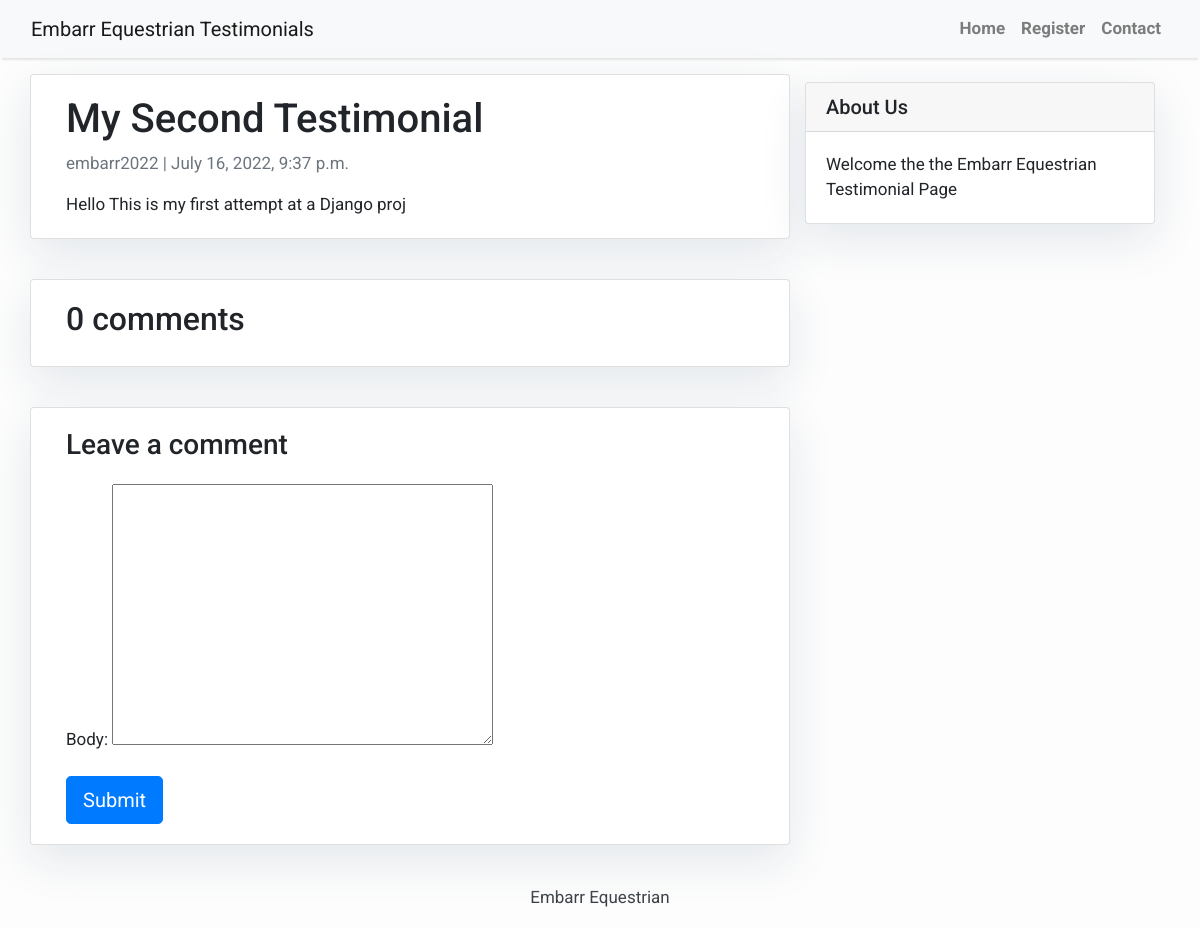
/my-second-testimonial/, run on an earlier commit of the app's database.
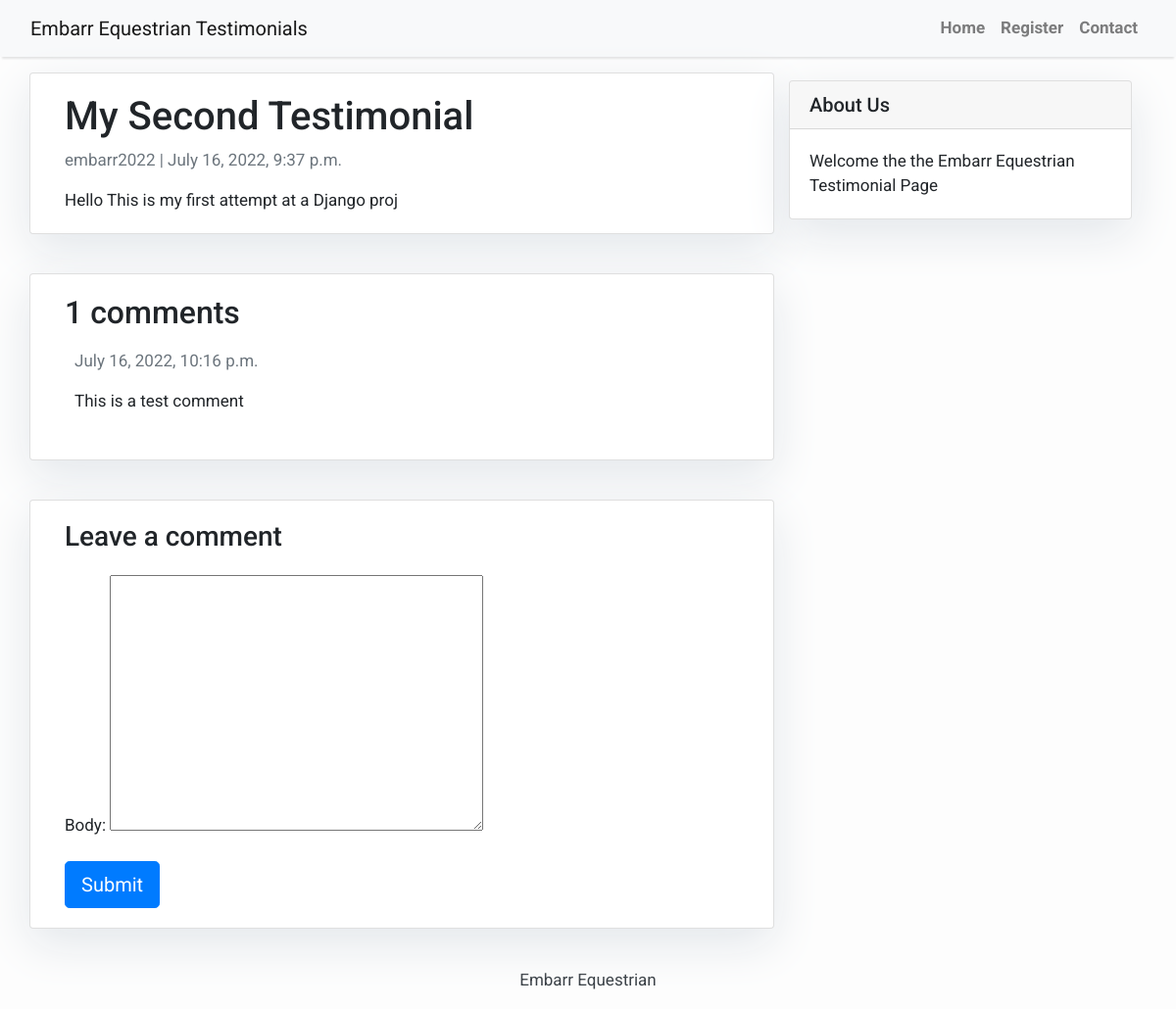
And on a later commit of the database.
### Reviews/models.py (models this page shows, shortened)
class Comment(models.Model):
    post = models.ForeignKey(Post,on_delete=models.CASCADE,related_name='comments')
    name = models.CharField(max_length=80)
    email = models.EmailField()
    body = models.TextField()
    created_on = models.DateTimeField(auto_now_add=True)
    active = models.BooleanField(default=False)
    class Meta:
        ordering = ['created_on']

### Reviews/views.py (the view)
# urls.py: path('<slug:slug>/', views.post_detail, name='post_detail')
def post_detail(request, slug):
    template_name = 'post_detail.html'
    post = get_object_or_404(Post, slug=slug)
    comments = post.comments.filter(active=True)
    new_comment = None
    if request.method == 'POST':
        comment_form = CommentForm(data=request.POST)
        if comment_form.is_valid():
            new_comment = comment_form.save(commit=False)
            new_comment.post = post
            new_comment.save()
    else:
        comment_form = CommentForm()
    return render(request, template_name, {'post': post,
                                           'comments': comments,
                                           'new_comment': new_comment,
                                           'comment_form': comment_form})

### Reviews/forms.py
class CommentForm(forms.ModelForm):
    class Meta:
        model = Comment
        fields = ('body',)

### templates/post_detail.html (shortened to what this page needs)
{% extends 'base.html' %} {% block content %}
<div class="container">
  <div class="row">
    <div class="col-md-8 card mb-4  mt-3 left  top">
      <div class="card-body">
        <h1>{% block title %} {{ post.title }} {% endblock title %}</h1>
        <p class=" text-muted">{{ post.author }} | {{ post.created_on }}</p>
        <p class="card-text ">{{ post.content | safe }}</p>
      </div>
    </div>
    {% block sidebar %} {% include 'sidebar.html' %} {% endblock sidebar %}
    <div class="col-md-8 card mb-4  mt-3 ">
      <div class="card-body">
        <h2>{{ comments.count }} comments</h2>
        {% for comment in comments %}
        <div class="comments" style="padding: 10px;">
          <p class="font-weight-bold">
            <span class=" text-muted font-weight-normal">
              {{ comment.created_on }}
            </span>
          </p>
          {{ comment.body | linebreaks }}
        </div>
        {% endfor %}
      </div>
    </div>
    <div class="col-md-8 card mb-4  mt-3 ">
      <div class="card-body">
        {% if new_comment %}
        <div class="alert alert-success" role="alert">
          Your comment is awaiting moderation
        </div>
        {% else %}
        <h3>Leave a comment</h3>
        <form method="post" style="margin-top: 1.3em;">
          {{ comment_form.as_p }}
          <button type="submit" class="btn btn-primary  btn-lg">Submit</button>
        </form>
        {% endif %}
      </div>
    </div>
  </div>
</div>
{% endblock content %}

What changed in the data, as far as the page shows it:
added Comment: created_on "July 16, 2022, 10:16 p.m.", body "This is a test comment"
Also different on the page:
{{ comments.count }}: "0" → "1"
